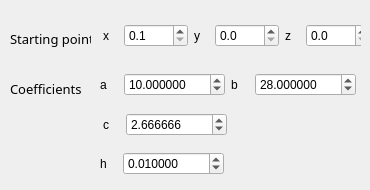
    <widget class="QWidget" name="tab_2">
     <attribute name="title">
      <string>Lorenz</string>
     </attribute>
     <widget class="QWidget" name="coeff_widget_3" native="true">
      <property name="geometry">
       <rect>
        <x>0</x>
        <y>70</y>
        <width>361</width>
        <height>111</height>
       </rect>
      </property>
      <widget class="QLabel" name="label_9">
       <property name="geometry">
        <rect>
         <x>10</x>
         <y>10</y>
         <width>101</width>
         <height>17</height>
        </rect>
       </property>
       <property name="font">
        <font>
         <family>Bree</family>
         <pointsize>10</pointsize>
         <strikeout>false</strikeout>
         <kerning>true</kerning>
        </font>
       </property>
       <property name="text">
        <string>Coefficients</string>
       </property>
      </widget>
      <widget class="QWidget" name="widget_4" native="true">
       <property name="geometry">
        <rect>
         <x>100</x>
         <y>0</y>
         <width>261</width>
         <height>111</height>
        </rect>
       </property>
       <widget class="QWidget" name="layoutWidget_2">
        <property name="geometry">
         <rect>
          <x>0</x>
          <y>0</y>
          <width>256</width>
          <height>30</height>
         </rect>
        </property>
        <layout class="QHBoxLayout" name="horizontalLayout_17">
         <item>
          <layout class="QHBoxLayout" name="horizontalLayout_18">
           <item>
            <widget class="QLabel" name="label_6">
             <property name="text">
              <string>a</string>
             </property>
             <property name="buddy">
              <cstring>spin_coe_a</cstring>
             </property>
            </widget>
           </item>
           <item>
            <widget class="QDoubleSpinBox" name="spin_coe_a_l">
             <property name="decimals">
              <number>6</number>
             </property>
             <property name="minimum">
              <double>-1000.000000000000000</double>
             </property>
             <property name="maximum">
              <double>1000.000000000000000</double>
             </property>
             <property name="singleStep">
              <double>0.000001000000000</double>
             </property>
             <property name="value">
              <double>10.000000000000000</double>
             </property>
            </widget>
           </item>
          </layout>
         </item>
         <item>
          <layout class="QHBoxLayout" name="horizontalLayout_19">
           <item>
            <widget class="QLabel" name="label_13">
             <property name="text">
              <string>b</string>
             </property>
             <property name="buddy">
              <cstring>spin_coe_b</cstring>
             </property>
            </widget>
           </item>
           <item>
            <widget class="QDoubleSpinBox" name="spin_coe_b_l">
             <property name="decimals">
              <number>6</number>
             </property>
             <property name="minimum">
              <double>-1000.000000000000000</double>
             </property>
             <property name="maximum">
              <double>1000.000000000000000</double>
             </property>
             <property name="singleStep">
              <double>0.000001000000000</double>
             </property>
             <property name="value">
              <double>28.000000000000000</double>
             </property>
            </widget>
           </item>
          </layout>
         </item>
        </layout>
       </widget>
       <widget class="QWidget" name="layoutWidget_3">
        <property name="geometry">
         <rect>
          <x>0</x>
          <y>80</y>
          <width>124</width>
          <height>28</height>
         </rect>
        </property>
        <layout class="QHBoxLayout" name="horizontalLayout_26">
         <item>
          <widget class="QLabel" name="label_16">
           <property name="text">
            <string>h</string>
           </property>
           <property name="buddy">
            <cstring>spin_coe_c</cstring>
           </property>
          </widget>
         </item>
         <item>
          <widget class="QDoubleSpinBox" name="spin_coe_h_l">
           <property name="decimals">
            <number>6</number>
           </property>
           <property name="minimum">
            <double>-1000.000000000000000</double>
           </property>
           <property name="maximum">
            <double>1000.000000000000000</double>
           </property>
           <property name="singleStep">
            <double>0.000001000000000</double>
           </property>
           <property name="value">
            <double>0.010000000000000</double>
           </property>
          </widget>
         </item>
        </layout>
       </widget>
       <widget class="QWidget" name="layoutWidget">
        <property name="geometry">
         <rect>
          <x>3</x>
          <y>41</y>
          <width>124</width>
          <height>28</height>
         </rect>
        </property>
        <layout class="QHBoxLayout" name="horizontalLayout_25">
         <item>
          <widget class="QLabel" name="label_15">
           <property name="text">
            <string>c</string>
           </property>
           <property name="buddy">
            <cstring>spin_coe_c</cstring>
           </property>
          </widget>
         </item>
         <item>
          <widget class="QDoubleSpinBox" name="spin_coe_c_l">
           <property name="decimals">
            <number>6</number>
           </property>
           <property name="minimum">
            <double>-1000.000000000000000</double>
           </property>
           <property name="maximum">
            <double>1000.000000000000000</double>
           </property>
           <property name="singleStep">
            <double>0.000001000000000</double>
           </property>
           <property name="value">
            <double>2.666666000000000</double>
           </property>
          </widget>
         </item>
        </layout>
       </widget>
      </widget>
     </widget>
     <widget class="QWidget" name="start_widget_4" native="true">
      <property name="geometry">
       <rect>
        <x>0</x>
        <y>20</y>
        <width>361</width>
        <height>41</height>
       </rect>
      </property>
      <widget class="QLabel" name="label_3">
       <property name="geometry">
        <rect>
         <x>10</x>
         <y>10</y>
         <width>81</width>
         <height>17</height>
        </rect>
       </property>
       <property name="font">
        <font>
         <family>Bree</family>
         <pointsize>10</pointsize>
        </font>
       </property>
       <property name="text">
        <string>Starting point</string>
       </property>
      </widget>
      <widget class="QWidget" name="widget_5" native="true">
       <property name="geometry">
        <rect>
         <x>100</x>
         <y>0</y>
         <width>271</width>
         <height>41</height>
        </rect>
       </property>
       <widget class="QWidget" name="layoutWidget">
        <property name="geometry">
         <rect>
          <x>3</x>
          <y>0</y>
          <width>267</width>
          <height>31</height>
         </rect>
        </property>
        <layout class="QHBoxLayout" name="horizontalLayout_27">
         <item>
          <layout class="QHBoxLayout" name="horizontalLayout_28">
           <item>
            <widget class="QLabel" name="label_7">
             <property name="text">
              <string>x</string>
             </property>
             <property name="buddy">
              <cstring>spin_sta_x</cstring>
             </property>
            </widget>
           </item>
           <item>
            <widget class="QDoubleSpinBox" name="spin_sta_x_l">
             <property name="decimals">
              <number>1</number>
             </property>
             <property name="minimum">
              <double>0.100000000000000</double>
             </property>
             <property name="maximum">
              <double>2000.000000000000000</double>
             </property>
             <property name="singleStep">
              <double>0.100000000000000</double>
             </property>
            </widget>
           </item>
          </layout>
         </item>
         <item>
          <layout class="QHBoxLayout" name="horizontalLayout_29">
           <item>
            <widget class="QLabel" name="label_10">
             <property name="text">
              <string>y</string>
             </property>
             <property name="buddy">
              <cstring>spin_sta_y</cstring>
             </property>
            </widget>
           </item>
           <item>
            <widget class="QDoubleSpinBox" name="spin_sta_y_l">
             <property name="decimals">
              <number>1</number>
             </property>
             <property name="minimum">
              <double>0.000000000000000</double>
             </property>
             <property name="maximum">
              <double>1600.000000000000000</double>
             </property>
             <property name="singleStep">
              <double>0.100000000000000</double>
             </property>
             <property name="value">
              <double>0.000000000000000</double>
             </property>
            </widget>
           </item>
          </layout>
         </item>
         <item>
          <layout class="QHBoxLayout" name="horizontalLayout_30">
           <item>
            <widget class="QLabel" name="label_17">
             <property name="text">
              <string>z</string>
             </property>
             <property name="buddy">
              <cstring>spin_sta_x</cstring>
             </property>
            </widget>
           </item>
           <item>
            <widget class="QDoubleSpinBox" name="spin_sta_z_l">
             <property name="decimals">
              <number>1</number>
             </property>
             <property name="minimum">
              <double>0.000000000000000</double>
             </property>
             <property name="maximum">
              <double>2000.000000000000000</double>
             </property>
             <property name="singleStep">
              <double>0.100000000000000</double>
             </property>
             <property name="value">
              <double>0.000000000000000</double>
             </property>
            </widget>
           </item>
          </layout>
         </item>
        </layout>
       </widget>
      </widget>
     </widget>
    </widget>
